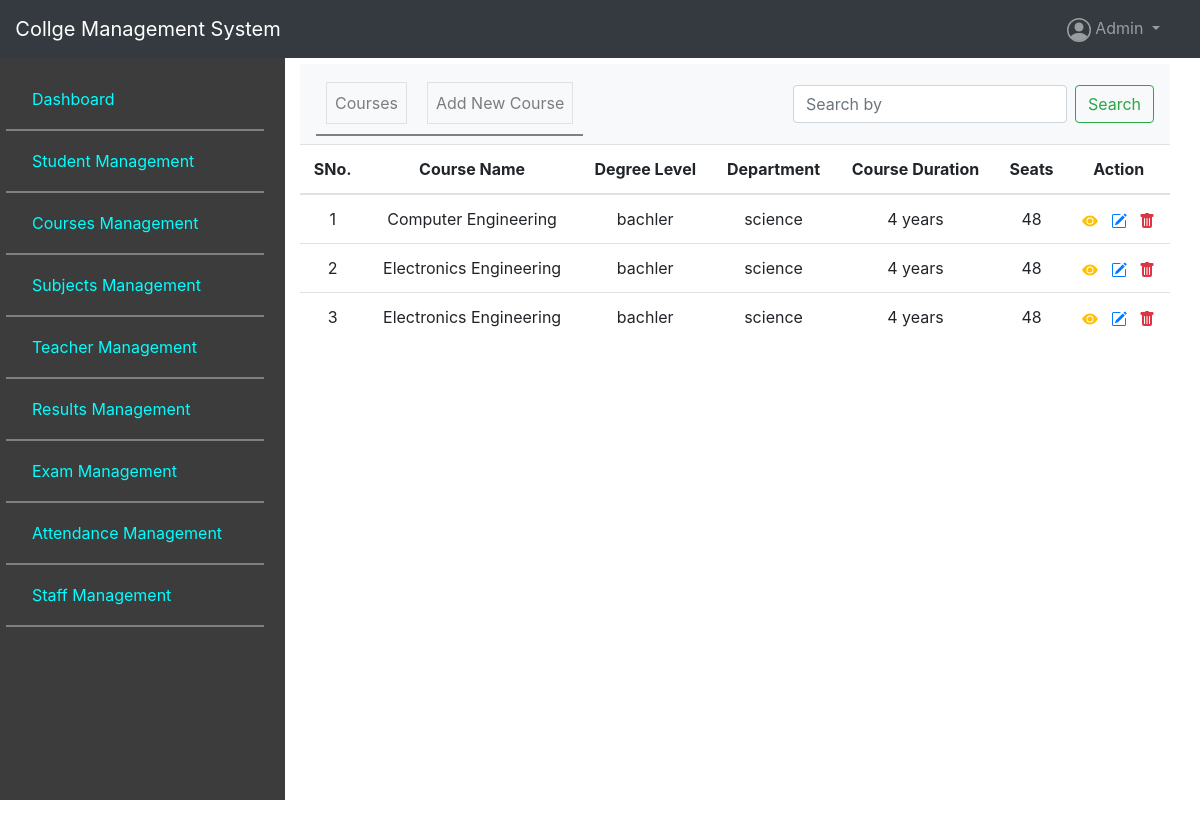
Screenshot of /college/course_management/ with the database file from the repository.
### college/models/course.py (models this page shows, shortened)
class Course(models.Model):
    Cid = models.AutoField(primary_key=True)
    course_code = models.CharField(max_length=50,blank=True)
    Cname = models.CharField(max_length=150)
    Cduration = models.IntegerField(default=4)
    degree_level = models.CharField(max_length=150,choices=degree_choices,default=1)
    department = models.CharField(max_length=50,choices=deparment_choices,default=1)
    seats = models.IntegerField(default=48)
    created_date = models.DateField(auto_now_add=True)
    updated_date = models.DateField(auto_now=True)
    semester = models.BooleanField(default=False)

### college/views/course.py (the view)
class CourseView(View):
    def get(self,request):
        courses = Course.objects.all()
        try:
            search_value = request.GET['search_value']
            print(Course.objects.filter(department=search_value))
            courses = Course.objects.filter(Q(Cname__contains=search_value)|Q(department=search_value)|Q(degree_level=search_value))
            print(courses)
        except:
            pass
        return render(request,"course/index.html",{"courses":courses})

### templates/course/index.html (shortened to what this page needs)
{% extends 'base_site/course_base.html' %}
{% load static %}
{% block extra_head %}
  <link rel="stylesheet" href="{% static 'css/style.css' %}">
{% endblock extra_head %}
{% block inner_content %}
<div id="course_table_index">
    <table class="table table-hover text-center">
        <thead>
          <tr>
            <th scope="col">SNo.</th>
            <th scope="col">Course Name</th>
            <th scope="col">Degree Level</th>
            <th scope="col">Department</th>
            <th scope="col">Course Duration</th>
            <th scope="col">Seats</th>
            <th scope="col">Action</th>
          </tr>
        </thead>
        <tbody>
            {% for course in courses %}
            <tr>
                <td>{{forloop.counter}}</td>
                <td>{{course.Cname}}</td>
                <td>{{course.degree_level}}</td>
                <td>{{course.department}}</td>
                <td>{{course.Cduration}} years</td>
                <td>{{course.seats}}</td>
                <td>
                  <a href="{% url 'course_syllabus' course.Cid %}" class="text-warning mr-2" data-toggle="tooltip" data-placement="top" title="view syllabus">
                    <svg width="1em" height="1em" viewBox="0 0 16 16" class="bi bi-eye-fill" fill="currentColor" xmlns="http://www.w3.org/2000/svg">
                      <path d="M10.5 8a2.5 2.5 0 1 1-5 0 2.5 2.5 0 0 1 5 0z"/>
                      <path fill-rule="evenodd" d="M0 8s3-5.5 8-5.5S16 8 16 8s-3 5.5-8 5.5S0 8 0 8zm8 3.5a3.5 3.5 0 1 0 0-7 3.5 3.5 0 0 0 0 7z"/>
                    </svg>
                  </a>
                  <a href="{% url 'update_course' course.Cid %}" class="text-primary" data-toggle="tooltip" data-placement="top" title="edit course">
                  </a>
                  <a href="{% url 'delete_course' course.Cid %}" class="text-danger ml-2" data-toggle="tooltip" data-placement="top" title="delete course">
                  </a>
                </td>
              </tr>
            {% endfor %}
        </tbody>
      </table>
</div>
{% endblock inner_content %}

### templates/base_site/course_base.html (shortened to what this page needs)
{% extends 'base_action/side_navbar.html' %}
{% block sub_top_content %}
<nav class="navbar navbar-expand-lg navbar-light bg-light mt-3">
    <div class="collapse navbar-collapse" id="navbarSupportedContent">
      <ul class="navbar-nav mr-auto">
        <li class="nav-item">
            <a class="nav-link border" href="{% url 'course_home' %}">Courses</a>
        </li>
        <li class="nav-item">
            <a class="nav-link border" href="{% url 'add_course' %}">Add New Course</a>
        </li>
      </ul>
      <form class="form-inline my-2 my-lg-0" action="">
        <input class="form-control mr-sm-2" type="search" name="search_value" placeholder="Search by" aria-label="Search">
        <button class="btn btn-outline-success my-2 my-sm-0" type="submit">Search</button>
      </form>
    </div>
  </nav>
{% block inner_content %}
{% endblock inner_content %}
{% endblock sub_top_content %}

### templates/base_action/side_navbar.html (shortened to what this page needs)
{% extends 'base/layout.html' %}
{% load static %}
{% block content %}
<div class="container-fluid p-0 row mt-5">
    <div class="col-lg-3 col-md-2 side_nav" style="background-color: rgb(60, 60, 61);  height:94vh; padding:5px;">
     <ul class="nav flex-column p-3">
         <li class="nav-item ">
           <a class="nav-link" href="#">Dashboard</a>
         </li>
         <li class="nav-item">
           <a class="nav-link" href="{% url 'student_home' %}">
            Student Management
            </a>
         </li>
           <li class="nav-item">
             <a class="nav-link" href="{% url 'course_home' %}">Courses Management</a>
           </li>
           <li class="nav-item">
            <a class="nav-link" href="{% url 'subject_home' %}">Subjects Management</a>
          </li>
          <li class="nav-item ">
            <a class="nav-link" href="{% url 'teacher_home' %}">Teacher Management</a>
          </li>
          <li class="nav-item">
            <a class="nav-link" href="#">Results Management</a>
          </li>
           <li class="nav-item">
             <a class="nav-link" href="#">Exam Management</a>
           </li>
           <li class="nav-item">
           <a class="nav-link" href="{% url 'student_attendance' %}">Attendance Management</a>
         </li>
         <li class="nav-item">
           <a class="nav-link" href="#">Staff Management</a>
         </li>
       </ul>
    </div>
    <div class="col-lg-9 col-md-10">
       {% block sub_top_content %}
       {% endblock sub_top_content %}
    </div>
</div>
{% endblock content %}

### templates/base/layout.html (shortened to what this page needs)
<!doctype html>
<html lang="en">
  <head>
    <link rel="stylesheet" href="https://cdn.jsdelivr.net/npm/bootstrap@4.5.3/dist/css/bootstrap.min.css">
    {% load static %}
    <link rel="stylesheet" href="{% static 'css/admin_style.css' %}">
    {% block extra_head %}
    {% endblock extra_head %}
    <link rel="stylesheet" href="{% static 'css/bootstrap_css.css' %}">
  </head>
  <body>
  <nav class="navbar navbar-expand-lg navbar-dark bg-dark pl-0 fixed-top">
  <a class="navbar-brand col-3 text-center" href="#">Collge Management System</a>
  <div class="collapse navbar-collapse admin_main_div" id="navbarSupportedContent">
    <ul class="navbar-nav ml-auto">
      <li>
        <a class="nav-link mx-3 dropdown-toggle" data-toggle="collapse" href="#collapseExample" role="button" aria-expanded="false" aria-controls="collapseExample">
Admin
      </a>
      </li>
    </ul>
  </div>
</nav>
{% block content %}
{% endblock content %}
  </body>
</html>

### static/css/admin_style.css (style rules this page uses)
* { margin: 0; padding: 0; box-sizing: border-box; }
.side_nav { background-color: rgb(60, 60, 61); height:94vh; padding:5px; }
.side_nav a { color: cyan; }
.admin_main_div { position:relative; }
.nav-item { padding:10px; border-bottom:2px solid grey; }

### static/css/style.css (style rules this page uses)
* { margin: 0; padding: 0; box-sizing: border-box; }
#course_table_index { overflow-y: scroll; height: 700px; }

### rows the page displays
Course: Cname "Computer Engineering", degree_level "bachler", department "science", Cduration "4", seats "48"
Course: Cname "Electronics Engineering", degree_level "bachler", department "science", Cduration "4", seats "48"
Course: Cname "Electronics Engineering", degree_level "bachler", department "science", Cduration "4", seats "48"
